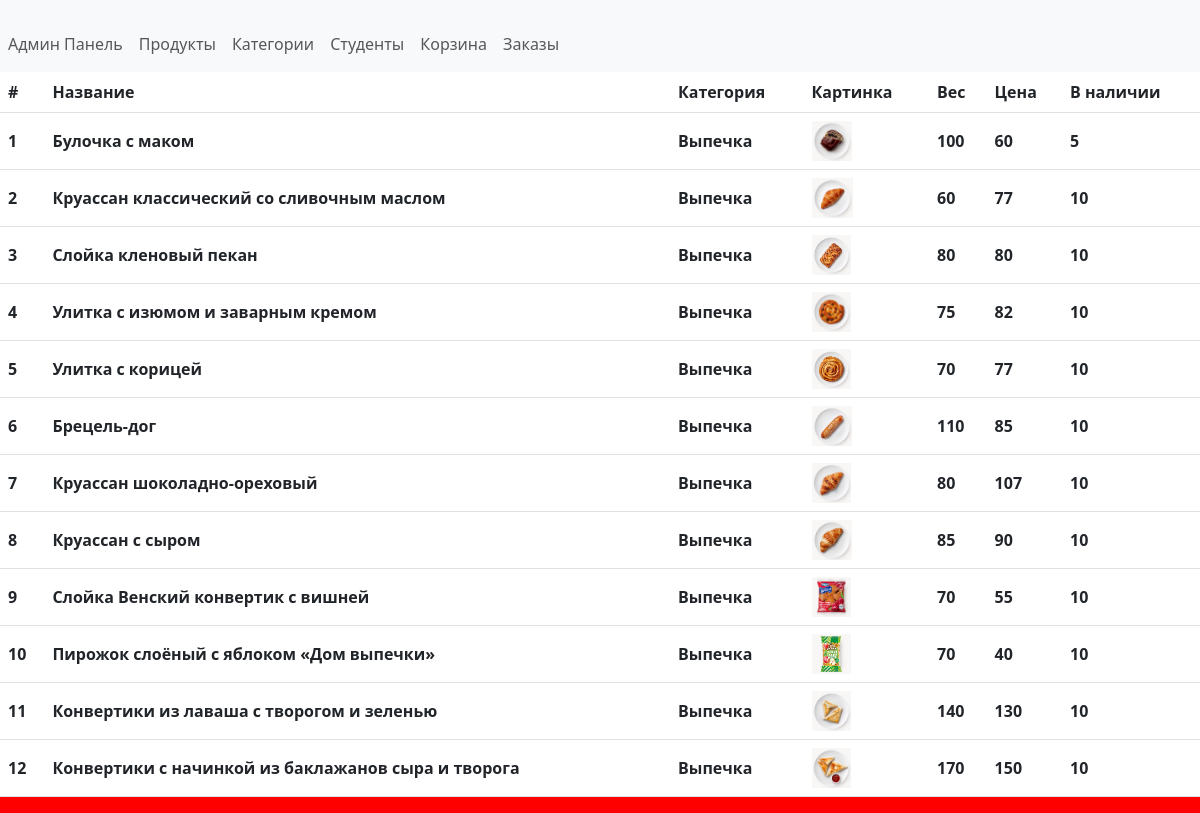
The page / on the database its author committed.
### product/models.py (models this page shows, shortened)
class Product(models.Model):
    name = models.CharField(max_length=50, verbose_name="Название")
    category = models.ForeignKey(Category, on_delete=models.CASCADE, verbose_name="Категория", default="")
    image = models.ImageField(verbose_name="Фото", upload_to="img")
    weight = models.IntegerField(verbose_name="Вес")
    price = models.IntegerField(verbose_name="Цена")
    in_stock = models.IntegerField(verbose_name="В наличии", default=0)
    sold = models.IntegerField(verbose_name="Продано", editable=False, default=0)
    class Meta:
        verbose_name_plural = 'Продукты'
        verbose_name = 'Продукт'

class Category(models.Model):
    name = models.CharField(max_length=30, verbose_name="Название")
    class Meta:
        verbose_name_plural = 'Категории'
        verbose_name = 'Категория'

### product/views.py (the view)
# urls.py: path('', views.get_all_products, name='products'),
def get_all_products(request):
    products = Product.objects.all()
    return render(request, "product/product.html", {"products": products})

### templates/product/product.html
{% extends '_base.html' %}
{% block content %}
    <table class="table">
        <thead>
        <tr>
            <th scope="col">#</th>
            <th scope="col">Название</th>
            <th scope="col">Категория</th>
            <th scope="col">Картинка</th>
            <th scope="col">Вес</th>
            <th scope="col">Цена</th>
            <th scope="col">В наличии</th>
        </tr>
        </thead>
        <tbody>
        {% for product in products %}
            <tr class="align-middle">
                <th scope="row">{{ product.id }}</th>
                <th>{{ product.name }}</th>
                <th>{{ product.category.name }}</th>
                <th><img height="40" src="{{ product.image.url }}" alt="{{ product.name }}"></th>
                <th>{{ product.weight }}</th>
                <th>{{ product.price }}</th>
                <th>{{ product.in_stock }}</th>
            </tr>
        {% endfor %}
        </tbody>
    </table>
{% endblock content %}

### templates/_base.html (shortened to what this page needs)
{% load static %}
<!DOCTYPE html>
<html lang="ru">
<head>
    <link href="https://cdn.jsdelivr.net/npm/bootstrap@5.3.0/dist/css/bootstrap.min.css" rel="stylesheet"
>
    <link rel="stylesheet" href="{% static 'style.css' %}">
</head>
<body>
<header>
    <nav class="navbar navbar-expand-lg navbar-light bg-light">
        <menu class="navbar-nav">
            <li class="nav-item"><a class="nav-link" href="/admin/">Админ Панель</a></li>
            <li class="nav-item"><a class="nav-link" href="/">Продукты</a></li>
            <li class="nav-item"><a class="nav-link" href="/categories/">Категории</a></li>
            <li class="nav-item"><a class="nav-link" href="/students/">Студенты</a></li>
            <li class="nav-item"><a class="nav-link" href="/basket/">Корзина</a></li>
            <li class="nav-item"><a class="nav-link" href="/orders/">Заказы</a></li>
        </menu>
    </nav>
</header>
<main>
    {% block content %}
    {% endblock content %}
</main>
</body>
</html>

### static/style.css (style rules this page uses)
body { background-color: red; }

### rows shown on the page
Product: id "1", name "Булочка с маком", category.name "Выпечка", image (picture), weight "100", price "60", in_stock "5"
Product: id "2", name "Круассан классический со сливочным маслом", category.name "Выпечка", image (picture), weight "60", price "77", in_stock "10"
Product: id "3", name "Слойка кленовый пекан", category.name "Выпечка", image (picture), weight "80", price "80", in_stock "10"
Product: id "4", name "Улитка с изюмом и заварным кремом", category.name "Выпечка", image (picture), weight "75", price "82", in_stock "10"
Product: id "5", name "Улитка с корицей", category.name "Выпечка", image (picture), weight "70", price "77", in_stock "10"
Product: id "6", name "Брецель-дог", category.name "Выпечка", image (picture), weight "110", price "85", in_stock "10"
Product: id "7", name "Круассан шоколадно-ореховый", category.name "Выпечка", image (picture), weight "80", price "107", in_stock "10"
Product: id "8", name "Круассан с сыром", category.name "Выпечка", image (picture), weight "85", price "90", in_stock "10"
Product: id "9", name "Слойка Венский конвертик с вишней", category.name "Выпечка", image (picture), weight "70", price "55", in_stock "10"
Product: id "10", name "Пирожок слоёный с яблоком «Дом выпечки»", category.name "Выпечка", image (picture), weight "70", price "40", in_stock "10"
Product: id "11", name "Конвертики из лаваша с творогом и зеленью", category.name "Выпечка", image (picture), weight "140", price "130", in_stock "10"
Product: id "12", name "Конвертики с начинкой из баклажанов сыра и творога", category.name "Выпечка", image (picture), weight "170", price "150", in_stock "10"
